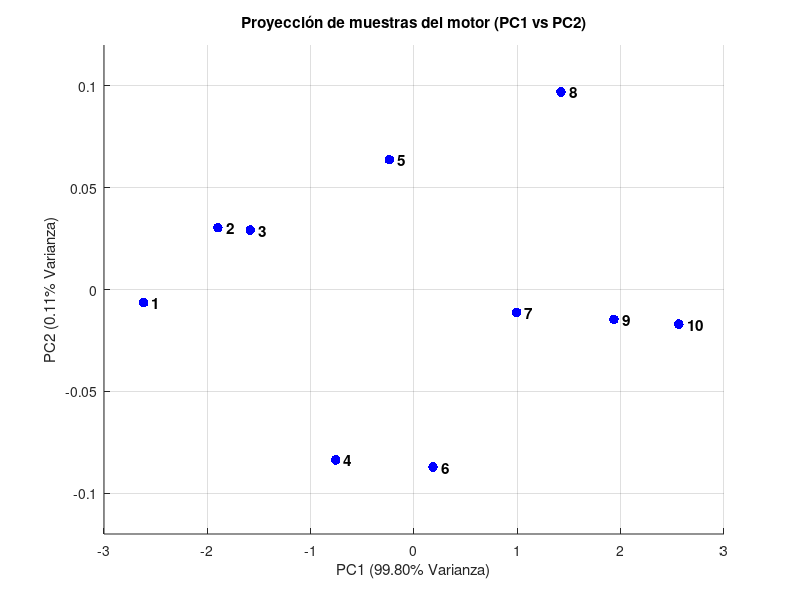

This chart was generated by the following MATLAB code:
% Taller de Reducción de Dimensionalidad mediante PCA
% 1. Construir la matriz X (10x3) con los datos del motor
% Columnas: Temperatura (°C), Corriente (A), Vibración (mm/s)
X = [48, 5.1, 2.1;
     50, 5.3, 2.4;
     51, 5.4, 2.5;
     53, 5.7, 2.8;
     55, 5.8, 3.0;
     56, 6.0, 3.1;
     58, 6.2, 3.5;
     60, 6.3, 3.6;
     61, 6.5, 3.8;
     63, 6.7, 4.0];

fprintf('--- 1. Matriz estandarizada Z ---\n');
% Calcular media y desviación estándar de cada variable
mu = mean(X);
sigma = std(X);

% Obtener matriz Z estandarizada
Z = (X - mu) ./ sigma;
disp('Matriz Z (primeras 5 filas):');
disp(Z(1:5, :));

fprintf('\n--- 2. Matriz de covarianza S ---\n');
% Calcular S, la matriz de covarianza de Z
S = cov(Z);
disp('Matriz S:');
disp(S);

fprintf('\n--- 3. Autovalores y autovectores ---\n');
% Obtener autovalores y autovectores
[V, D] = eig(S);

% Extraer autovalores y ordenarlos de mayor a menor
autovalores = diag(D);
[autovalores_ord, indices] = sort(autovalores, 'descend');

% Ordenar los autovectores de forma correspondiente
autovectores_ord = V(:, indices);

disp('Autovalores ordenados:');
disp(autovalores_ord);

% Verificar que la suma de autovalores coincide con la traza de S
suma_autovalores = sum(autovalores_ord);
traza_S = trace(S);
fprintf('Suma de autovalores: %.4f\n', suma_autovalores);
fprintf('Traza de la matriz S: %.4f\n', traza_S);

fprintf('\n--- 4. Varianza explicada ---\n');
% Varianza explicada individual y acumulada
var_explicada = (autovalores_ord / suma_autovalores) * 100;
var_acumulada = cumsum(var_explicada);

fprintf('Varianza explicada por PC1: %.2f%%\n', var_explicada(1));
fprintf('Varianza explicada por PC1 + PC2: %.2f%%\n', var_acumulada(2));

fprintf('\n--- 5. Proyección sobre PC1 y PC2 ---\n');
% Proyectar las observaciones (Nuevas coordenadas / Scores)
Scores = Z * autovectores_ord;
PC1 = Scores(:, 1);
PC2 = Scores(:, 2);

% Graficar
figure;
scatter(PC1, PC2, 50, 'b', 'filled');
title('Proyección de muestras del motor (PC1 vs PC2)');
xlabel(sprintf('PC1 (%.2f%% Varianza)', var_explicada(1)));
ylabel(sprintf('PC2 (%.2f%% Varianza)', var_explicada(2)));
grid on; hold on;

%% Ajustar límites para dar margen visual y colocar etiquetas al lado derecho de cada punto
ylim([-0.12, 0.12]);
xlim([-3, 3]);
for i = 1:size(X, 1)
    text(PC1(i) + 0.08, PC2(i), num2str(i), 'FontSize', 11, 'FontWeight', 'bold', 'Color', 'k');
end
hold off;
